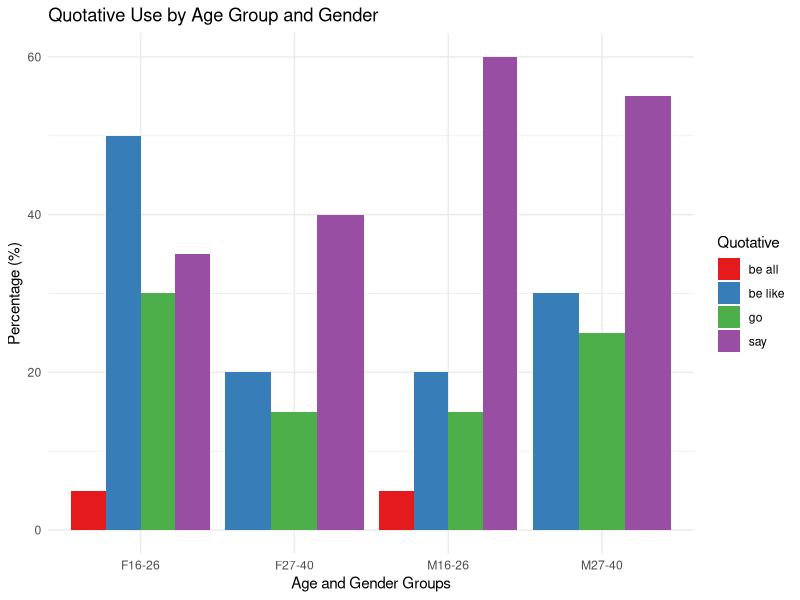

Write the R code that produced this figure.
## ---- chunk 1
#| fig-cap: "Reproduction of Barbieri's Figure 5 'Proportional quotative use by men and women aged 16–26 and 27–40'"

# Load necessary libraries
library(ggplot2)
library(dplyr)

# Create the data frame
data <- data.frame(
  Quotative = c('say', 'say', 'say', 'say', 'be like', 'be like', 'be like', 'be like', 'go', 'go', 'go', 'go', 'be all', 'be all'),
  Age_group = c('M16-26', 'M27-40', 'F16-26', 'F27-40', 'M16-26', 'M27-40', 'F16-26', 'F27-40', 'M16-26', 'M27-40', 'F16-26', 'F27-40', 'M16-26', 'F16-26'),
  Frequency = c(60, 55, 35, 40, 20, 30, 50, 20, 15, 25, 30, 15, 5, 5)
)

# Plot the barplot
ggplot(data, aes(x = Age_group, y = Frequency, fill = Quotative)) +
  geom_bar(stat = "identity", position = "dodge") +
  scale_fill_brewer(palette = "Set1") +
  labs(title = "Quotative Use by Age Group and Gender", x = "Age and Gender Groups", y = "Percentage (%)") +
  theme_minimal()

